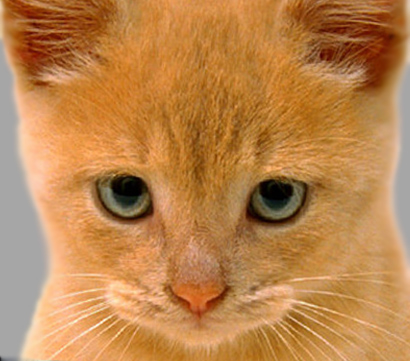
#> input picture PA1/resources/cat.jpg, 410 x 361 px
$ jupyter execute test.ipynb
#> lines starting #> are read from the running program, lines starting #| are printed output that depends on the picture
[cell 1]
import numpy as np
import cv2
import matplotlib.pyplot as plt

[cell 2]
def cross_correlation_2d(img, kernel):
    '''Given a kernel of arbitrary m x n dimensions, with both m and n being
    odd, compute the cross correlation of the given image with the given
    kernel, such that the output is of the same dimensions as the image and that
    you assume the pixels out of the bounds of the image to be zero. Note that
    you need to apply the kernel to each channel separately, if the given image
    is an RGB image.

    Inputs:
        img:    Either an RGB image (height x width x 3) or a grayscale image
                (height x width) as a numpy array.
        kernel: A 2D numpy array (m x n), with m and n both odd (but may not be
                equal).

    Output:
        Return an image of the same dimensions as the input image (same width,
        height and the number of color channels)
    '''
    img_height, img_width = img.shape[:2]
    kernel_height, kernel_width = kernel.shape
    pad_h, pad_w = kernel_height // 2, kernel_width // 2

    # Padding
    if img.ndim == 3: # 3-dimensional image (with multiple channels)
        padded_img = np.pad(img, ((pad_h, pad_h), (pad_w, pad_w), (0, 0)), mode='constant')
    else: # 1-dimensional image (grayscale)
        padded_img = np.pad(img, ((pad_h, pad_h), (pad_w, pad_w)), mode='constant')

    output = np.zeros_like(img)

    # Try a matrix multiplication approach?
    # Apply per pixel
    for i in range(img_height):
        for j in range(img_width):
            region = padded_img[i:i+kernel_height, j:j+kernel_width]
            if img.ndim == 3:
                output[i, j] = np.sum(region * kernel[..., np.newaxis], axis=(0, 1))
            else:
                output[i, j] = np.sum(region * kernel)

    return output

[cell 3]
img = cv2.imread('resources/cat.jpg')
#> img is the input picture: shape (361, 410, 3); mean B, G, R 77.1, 132.5, 188.2
img_rgb = cv2.cvtColor(img, cv2.COLOR_BGR2RGB)
img_rgb.shape
#> Out = (361, 410, 3)

[cell 4]
cross_correlation_2d(img_rgb, np.array([[1, 0, -1], [1, 0, -1], [1, 0, -1]])).shape
#> in cross_correlation_2d, `padded_img = np.pad(img, ((pad_h, pad_h), (pad_w, pad_w), (0, 0)), mod..`:
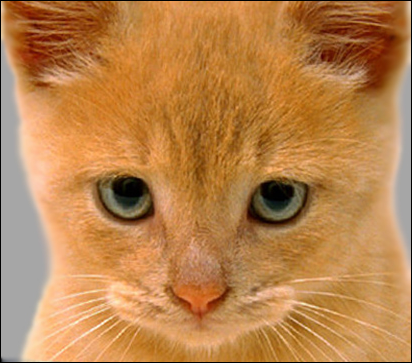
#> padded_img: shape (363, 412, 3); mean R, G, B 186.3, 131.2, 76.3
#> after the loop in cross_correlation_2d, `for i in range(img_height):`:
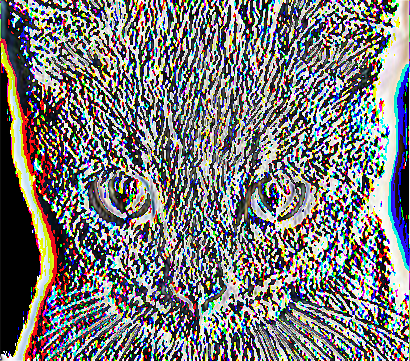
#> output: shape (361, 410, 3); mean R, G, B 120.6, 120.4, 120.3
#> Out = (361, 410, 3)

[cell 5]
plt.imshow(cross_correlation_2d(img_rgb, np.array([[1, 0, -1], [1, 0, -1], [1, 0, -1]])))

$ run again, with PA1/resources/dog.jpg copied over PA1/resources/cat.jpg
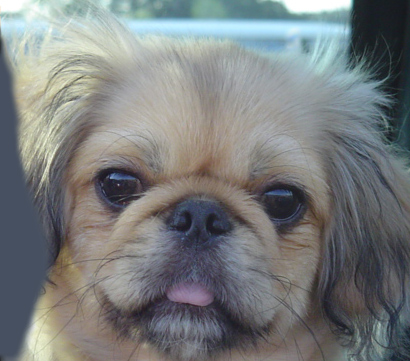
#> input picture PA1/resources/dog.jpg, 410 x 361 px
#> img is the input picture: shape (361, 410, 3); mean B, G, R 125, 124.5, 121.2
#> in cross_correlation_2d, `padded_img = np.pad(img, ((pad_h, pad_h), (pad_w, pad_w), (0, 0)), mod..`:
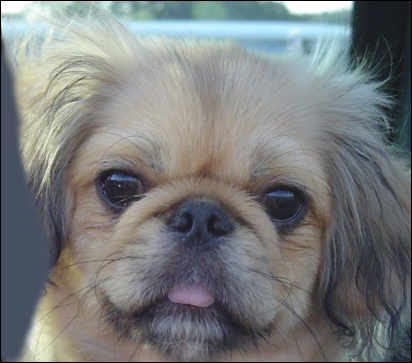
#> padded_img: shape (363, 412, 3); mean R, G, B 120, 123.2, 123.7
#> after the loop in cross_correlation_2d, `for i in range(img_height):`:
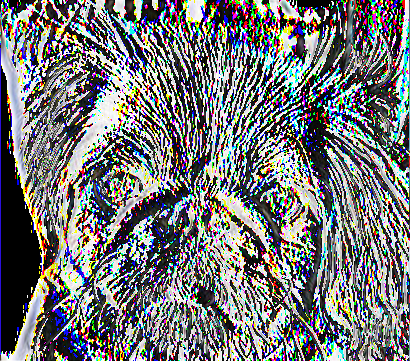
#> output: shape (361, 410, 3); mean R, G, B 116.7, 118, 119

$ run again, with PA1/resources/putin.jpg copied over PA1/resources/cat.jpg
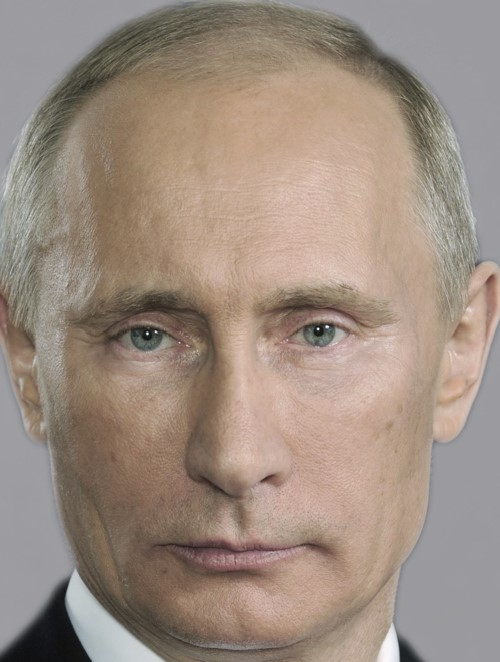
#> input picture PA1/resources/putin.jpg, 500 x 662 px
#> img is the input picture: shape (662, 500, 3); mean B, G, R 128.9, 140.9, 157.2
#> after the loop in cross_correlation_2d, `for i in range(img_height):`:
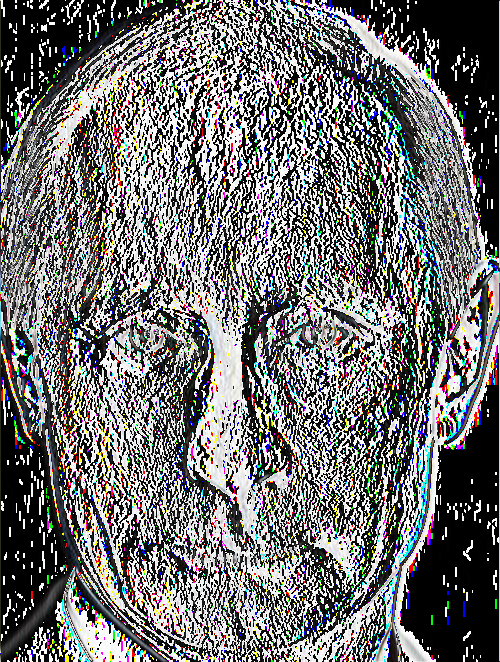
#> output: shape (662, 500, 3); mean R, G, B 112.3, 112.1, 112.3

$ run again, with PA1/resources/trump.jpg copied over PA1/resources/cat.jpg
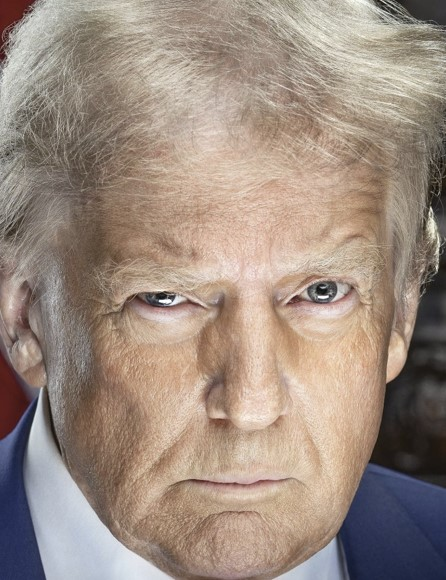
#> input picture PA1/resources/trump.jpg, 446 x 580 px
#> img is the input picture: shape (580, 446, 3); mean B, G, R 128.4, 140.4, 157.1
#> in cross_correlation_2d, `padded_img = np.pad(img, ((pad_h, pad_h), (pad_w, pad_w), (0, 0)), mod..`:
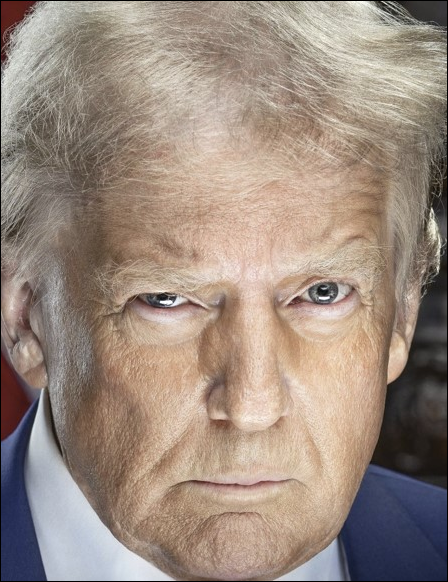
#> padded_img: shape (582, 448, 3); mean R, G, B 155.8, 139.3, 127.4
#> after the loop in cross_correlation_2d, `for i in range(img_height):`:
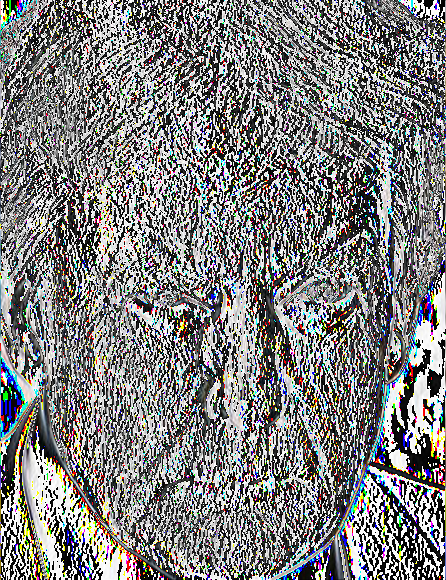
#> output: shape (580, 446, 3); mean R, G, B 127.9, 127.7, 127.5
